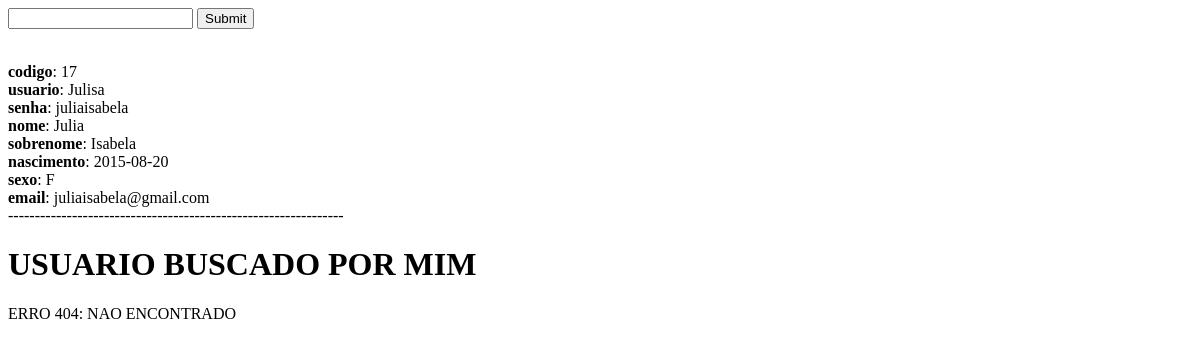
/php/testebusca.php?nome=Abel, run on an earlier commit of the app's database.
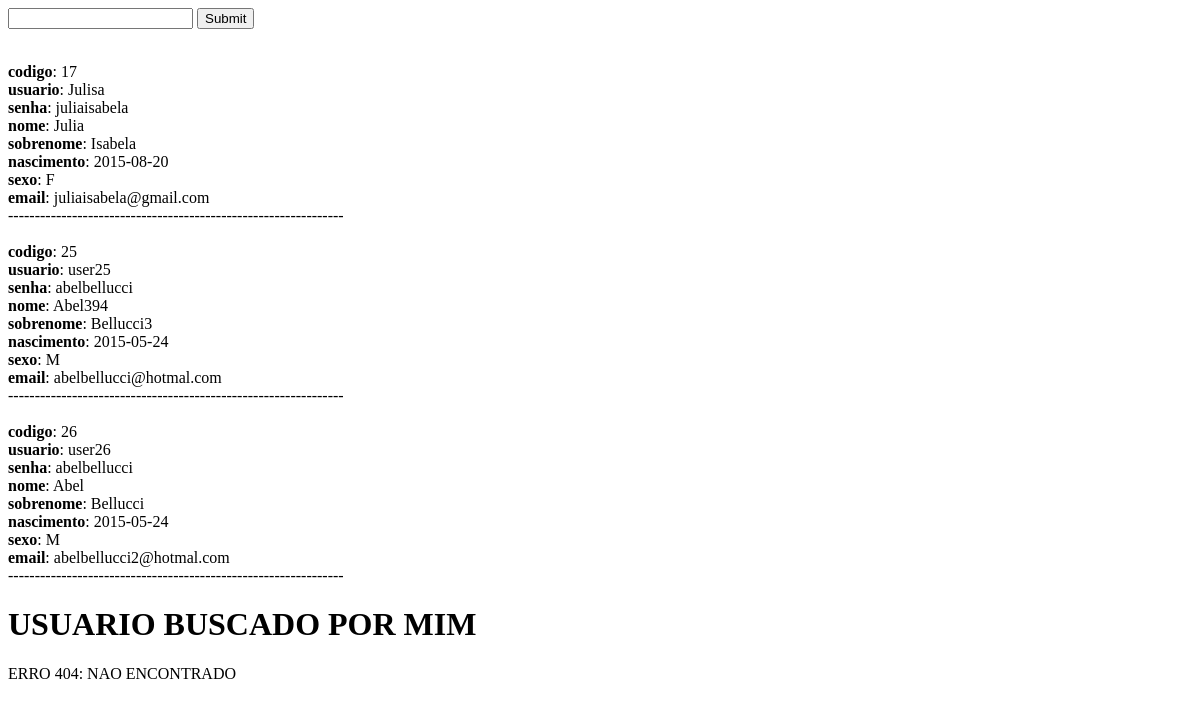
And on a later commit of the database.
### tables this page shows
CREATE TABLE `dono` (
  `codigo` int(11) NOT NULL,
  `usuario` varchar(255) NOT NULL,
  `senha` varchar(255) NOT NULL,
  `nome` varchar(255) NOT NULL,
  `sobrenome` varchar(255) NOT NULL,
  `nascimento` date NOT NULL,
  `sexo` varchar(15) DEFAULT NULL,
  `email` varchar(255) NOT NULL
);

### php/ModelDono.php (called while the page is built, shortened)
<?php
require_once("Conexao.php");
class ModelDono{
	private $conex;
	function __construct(){
		$this->conex=new Conexao();
	}
	public function buscarUsuario($termo){
		$resultado=$this->conex->getConnection()->prepare("select * from dono where nome like ? or sobrenome like ?");
		$resultado->bindValue(1,"%".$termo."%");
		$resultado->bindValue(2,"%".$termo."%");
		$resultado->execute();
		$arr = array();
		if($resultado->rowCount() > 0){
			while($linha=$resultado->fetch(PDO::FETCH_ASSOC)){
				array_push($arr,$linha);
			}
		}
		else{
			$arr = self::NO_RESULTS;
		}
		return $arr;
	}
	public function exibirDadosUsuario($usuario){
		$resultado=$this->conex->getConnection()->prepare("select * from dono where usuario=?");
		$resultado->bindValue(1,$usuario);
		$resultado->execute();
		if($resultado->rowCount() > 0){
			while($linha=$resultado->fetch(PDO::FETCH_ASSOC)){
				return $linha;
			}
		}
		else{
			return self::NO_RESULTS;
		}
	}
}
?>

### php/Conexao.php (called while the page is built)
<?php
class Conexao
{
	private $con;
	function __construct()
	{
		try
		{
			$this->con = new PDO("mysql:host=localhost; dbname=bdanimalnet;charset=utf8","root","");
		}
		catch(PDOException $e)
		{
			echo "erro".$e->getMessage();
		}
	}
	function getConnection()
	{
		return $this->con;
	}
}

### php/testebusca.php (the view, shortened to what this page needs)
<?php
require_once("ModelDono.php");
$donoDao=new ModelDono();
?>
<html>
	<head>
	</head>
	<body>
		<form action="testebusca.php" method="GET">
			<input type="text" name="nome" />
			<input type="submit" />
		</form>
		<?php
		if(!empty($_GET)){
			$resultado=$donoDao->buscarUsuario($_GET["nome"]);
			switch($resultado){
				default:
					foreach($resultado as $index){
						echo "<br> <b>codigo</b>: ".$index["codigo"];
						echo "<br> <b>usuario</b>: ".$index["usuario"];
						echo "<br> <b>senha</b>: ".$index["senha"];
						echo "<br> <b>nome</b>: ".$index["nome"];
						echo "<br> <b>sobrenome</b>: ".$index["sobrenome"];
						echo "<br> <b>nascimento</b>: ".$index["nascimento"];
						echo "<br> <b>sexo</b>: ".$index["sexo"];
						echo "<br> <b>email</b>: ".$index["email"];
						echo "<br>---------------------------------------------------------------<br>";
					}
					break;
			}
		}
		echo "<h1>USUARIO BUSCADO POR MIM</h1>";
		$index = $donoDao->exibirDadosUsuario("user2");
		if($index==ModelDono::NO_RESULTS)
			echo "ERRO 404: NAO ENCONTRADO";
		?>
	</body>
</html>

What changed in the data, as far as the page shows it:
added dono: codigo "25", usuario "user25", senha "abelbellucci", nome "Abel394", sobrenome "Bellucci3", nascimento "2015-05-24", sexo "M", email "abelbellucci@hotmal.com"
added dono: codigo "26", usuario "user26", senha "abelbellucci", nome "Abel", sobrenome "Bellucci", nascimento "2015-05-24", sexo "M", email "abelbellucci2@hotmal.com"
